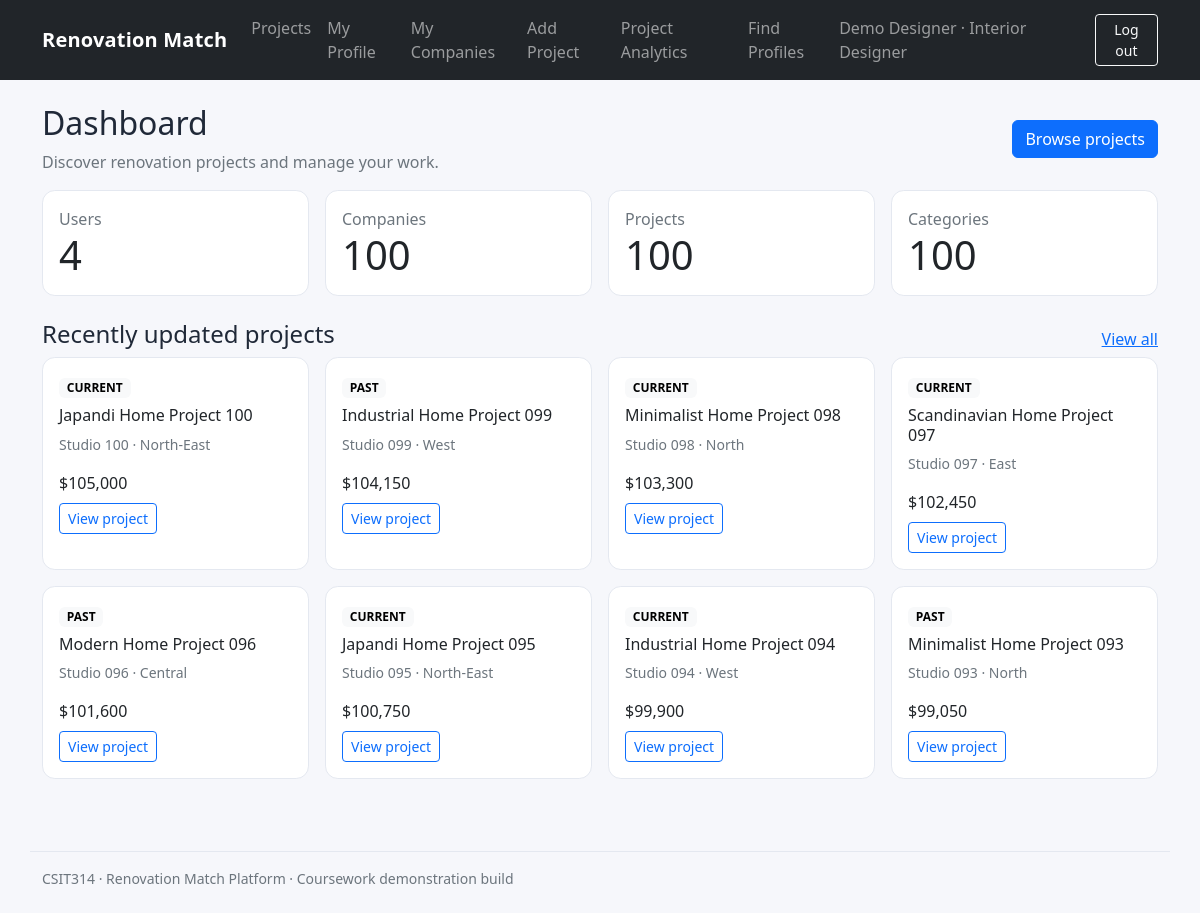
/dashboard (signed in), run on the app's committed database.
### tables this page shows
CREATE TABLE users (
                id INTEGER PRIMARY KEY AUTOINCREMENT,
                username TEXT NOT NULL UNIQUE,
                email TEXT NOT NULL UNIQUE,
                password_hash TEXT NOT NULL,
                role TEXT NOT NULL CHECK(role IN
                    ('USER_ADMIN','INTERIOR_DESIGNER','CUSTOMER','PLATFORM_MANAGER')),
                full_name TEXT NOT NULL,
                status TEXT NOT NULL DEFAULT 'ACTIVE'
                    CHECK(status IN ('ACTIVE','SUSPENDED')),
                created_at TEXT NOT NULL
            );

CREATE TABLE projects (
                id INTEGER PRIMARY KEY AUTOINCREMENT,
                company_id INTEGER NOT NULL REFERENCES companies(id),
                category_id INTEGER REFERENCES categories(id) ON DELETE SET NULL,
                title TEXT NOT NULL,
                description TEXT DEFAULT '',
                location TEXT DEFAULT '',
                budget REAL DEFAULT 0,
                status TEXT NOT NULL DEFAULT 'CURRENT'
                    CHECK(status IN ('CURRENT','PAST')),
                image_url TEXT DEFAULT '',
                created_at TEXT NOT NULL,
                updated_at TEXT NOT NULL,
                views INTEGER NOT NULL DEFAULT 0
            );

CREATE TABLE companies (
                id INTEGER PRIMARY KEY AUTOINCREMENT,
                owner_id INTEGER NOT NULL REFERENCES users(id),
                name TEXT NOT NULL,
                description TEXT DEFAULT '',
                phone TEXT DEFAULT '',
                email TEXT DEFAULT '',
                address TEXT DEFAULT '',
                website TEXT DEFAULT '',
                created_at TEXT NOT NULL,
                updated_at TEXT NOT NULL
            );

### backend/app/boundary/view_dashboard_boundary.py (the view)
@bp.get("/dashboard")
@login_required
def dashboard():
    return ViewDashboardBoundary().display_page()

### backend/app/boundary/view_dashboard_boundary.py (called while the page is built)
    def display_page(self):
        success, result = self.controller.view_dashboard()
        if success:
            return self.show_dashboard(result)
        return self.show_error(result)

    def show_dashboard(self, data: dict):
        return render_template("dashboard.html", counts=data["counts"], projects=data["projects"])

### backend/app/controller/view_dashboard_controller.py (called while the page is built)
    def view_dashboard(self):
        try:
            return True, {"counts": Report.view_platform_counts(),
                          "projects": Project.view_all_projects()[:8]}
        except Exception as e:
            return False, str(e)

### backend/app/entity/project.py (called while the page is built)
    @staticmethod
    def view_all_projects(status: str = ""):
        return Project.search_projects("", status)

    @staticmethod
    def search_projects(keyword: str = "", status: str = ""):
        sql = _PROJECT_JOIN + " WHERE 1=1"
        params: list = []
        if keyword:
            like = f"%{keyword.strip()}%"
            sql += " AND (p.title LIKE ? OR p.description LIKE ? OR p.location LIKE ? OR c.name LIKE ? OR cat.name LIKE ?)"
            params.extend([like] * 5)
        if status in ("CURRENT", "PAST"):
            sql += " AND p.status=?"
            params.append(status)
        sql += " ORDER BY p.updated_at DESC, p.id DESC"
        return db.all(sql, tuple(params))

### backend/app/entity/report.py (called while the page is built)
    @staticmethod
    def view_platform_counts() -> dict[str, int]:
        return {
            "users": db.one("SELECT COUNT(*) n FROM users")["n"],
            "companies": db.one("SELECT COUNT(*) n FROM companies")["n"],
            "projects": db.one("SELECT COUNT(*) n FROM projects")["n"],
            "categories": db.one("SELECT COUNT(*) n FROM categories")["n"],
            "favourites": db.one("SELECT COUNT(*) n FROM favourites")["n"],
        }

### backend/app/entity/user_account.py (called while the page is built)
    @staticmethod
    def view_user_account(user_id: int):
        return db.one("SELECT * FROM users WHERE id=?", (user_id,))

### backend/app/services/auth.py (called while the page is built)
def load_current_user() -> None:
    uid = session.get("user_id")
    g.current_user = UserAccount.view_user_account(uid) if uid else None
    if g.current_user and g.current_user["status"] != "ACTIVE":
        session.clear()
        g.current_user = None

def current_user() -> dict | None:
    return g.get("current_user")

### backend/app/services/database.py (called while the page is built)
    def connect(self) -> sqlite3.Connection:
        conn = sqlite3.connect(self.path)
        conn.row_factory = sqlite3.Row
        conn.execute("PRAGMA foreign_keys = ON")
        return conn

### frontend/templates/dashboard.html
{% extends "base.html" %}{% block title %}Dashboard · Renovation Match{% endblock %}
{% block content %}
<div class="d-flex flex-wrap justify-content-between align-items-center mb-3"><div><h1 class="h2">Dashboard</h1><p class="text-secondary mb-0">Discover renovation projects and manage your work.</p></div><a class="btn btn-primary" href="{{ url_for('view_project.projects') }}">Browse projects</a></div>
<div class="row g-3 mb-4">
{% for label,value in [('Users',counts.users),('Companies',counts.companies),('Projects',counts.projects),('Categories',counts.categories)] %}
<div class="col-6 col-lg-3"><div class="card metric-card"><div class="card-body"><div class="text-secondary">{{ label }}</div><div class="display-6">{{ value }}</div></div></div></div>
{% endfor %}
</div>
<div class="d-flex justify-content-between align-items-center"><h2 class="h4">Recently updated projects</h2><a href="{{ url_for('view_project.projects') }}">View all</a></div>
<div class="row g-3">{% for p in projects %}<div class="col-md-6 col-lg-3"><div class="card h-100"><div class="card-body"><span class="badge text-bg-light">{{ p.status }}</span><h3 class="h6 mt-2">{{ p.title }}</h3><p class="small text-secondary">{{ p.company_name }} · {{ p.location }}</p><p class="mb-2">${{ "{:,.0f}".format(p.budget) }}</p><a class="btn btn-sm btn-outline-primary" href="{{ url_for('view_project_detail.project_detail',project_id=p.id) }}">View project</a></div></div></div>{% endfor %}</div>
{% endblock %}

### frontend/templates/base.html (shortened to what this page needs)
<!doctype html>
<html lang="en">
<head>
  <link href="https://cdn.jsdelivr.net/npm/bootstrap@5.3.3/dist/css/bootstrap.min.css" rel="stylesheet">
  <link href="{{ url_for('static', filename='style.css') }}" rel="stylesheet">
</head>
<body>
<nav class="navbar navbar-expand-lg navbar-dark bg-dark">
  <div class="container">
    <a class="navbar-brand" href="{{ url_for('view_dashboard.dashboard') if current_user else url_for('login_user_account.login') }}">Renovation Match</a>
    {% if current_user %}
    <div class="collapse navbar-collapse" id="nav">
      <ul class="navbar-nav me-auto">
        <li class="nav-item"><a class="nav-link" href="{{ url_for('view_project.projects') }}">Projects</a></li>
        <li class="nav-item"><a class="nav-link" href="{{ url_for('view_user_profile.profile') }}">My Profile</a></li>
        {% if current_user.role == 'USER_ADMIN' %}
          <li class="nav-item"><a class="nav-link" href="{{ url_for('view_user_account.users_list') }}">Users</a></li>
          <li class="nav-item"><a class="nav-link" href="{{ url_for('search_user_profile.profiles_search') }}">Profiles</a></li>
          <li class="nav-item"><a class="nav-link" href="{{ url_for('view_company.companies') }}">Companies</a></li>
          <li class="nav-item"><a class="nav-link" href="{{ url_for('view_category.categories') }}">Categories</a></li>
        {% elif current_user.role == 'INTERIOR_DESIGNER' %}
          <li class="nav-item"><a class="nav-link" href="{{ url_for('view_company.companies') }}">My Companies</a></li>
          <li class="nav-item"><a class="nav-link" href="{{ url_for('create_project.project_new') }}">Add Project</a></li>
          <li class="nav-item"><a class="nav-link" href="{{ url_for('view_project_analytics.analytics') }}">Project Analytics</a></li>
          <li class="nav-item"><a class="nav-link" href="{{ url_for('search_user_profile.profiles_search') }}">Find Profiles</a></li>
        {% elif current_user.role == 'CUSTOMER' %}
          <li class="nav-item"><a class="nav-link" href="{{ url_for('view_favourites.shortlist') }}">My Shortlist</a></li>
          <li class="nav-item"><a class="nav-link" href="{{ url_for('compare_favourites.compare') }}">Compare</a></li>
        {% endif %}
      </ul>
      <span class="navbar-text me-3">{{ current_user.full_name }} · {{ current_user.role.replace('_',' ').title() }}</span>
      <form method="post" action="{{ url_for('logout_user_account.logout') }}"><button class="btn btn-outline-light btn-sm">Log out</button></form>
    </div>
    {% endif %}
  </div>
</nav>
<main class="container py-4">
  {% block content %}{% endblock %}
</main>
<footer class="container pb-4 small text-secondary">CSIT314 · Renovation Match Platform · Coursework demonstration build</footer>
</body></html>

### frontend/static/style.css (style rules this page uses)
body { background: #f6f7fb; color: #202938; }
.navbar-brand { font-weight: 700; letter-spacing: .2px; }
.card { border: 1px solid #e4e8f0; border-radius: .8rem; }
.metric-card { background: #fff; border: 1px solid #e4e8f0; border-radius: .8rem; }
footer { border-top: 1px solid #e4e8f0; margin-top: 3rem; padding-top: 1rem; }

### data on the page
users: full_name "Demo Designer", role.replace "Interior Designer"
projects: status "CURRENT", title "Japandi Home Project 100", company_name "Studio 100", location "North-East", budget "105,000"
projects: status "PAST", title "Industrial Home Project 099", company_name "Studio 099", location "West", budget "104,150"
projects: status "CURRENT", title "Minimalist Home Project 098", company_name "Studio 098", location "North", budget "103,300"
projects: status "CURRENT", title "Scandinavian Home Project 097", company_name "Studio 097", location "East", budget "102,450"
projects: status "PAST", title "Modern Home Project 096", company_name "Studio 096", location "Central", budget "101,600"
projects: status "CURRENT", title "Japandi Home Project 095", company_name "Studio 095", location "North-East", budget "100,750"
projects: status "CURRENT", title "Industrial Home Project 094", company_name "Studio 094", location "West", budget "99,900"
projects: status "PAST", title "Minimalist Home Project 093", company_name "Studio 093", location "North", budget "99,050"

### other printed values
{{ label }} "Users" "Companies" "Projects" "Categories"
{{ value }} "4" "100" "100" "100"
